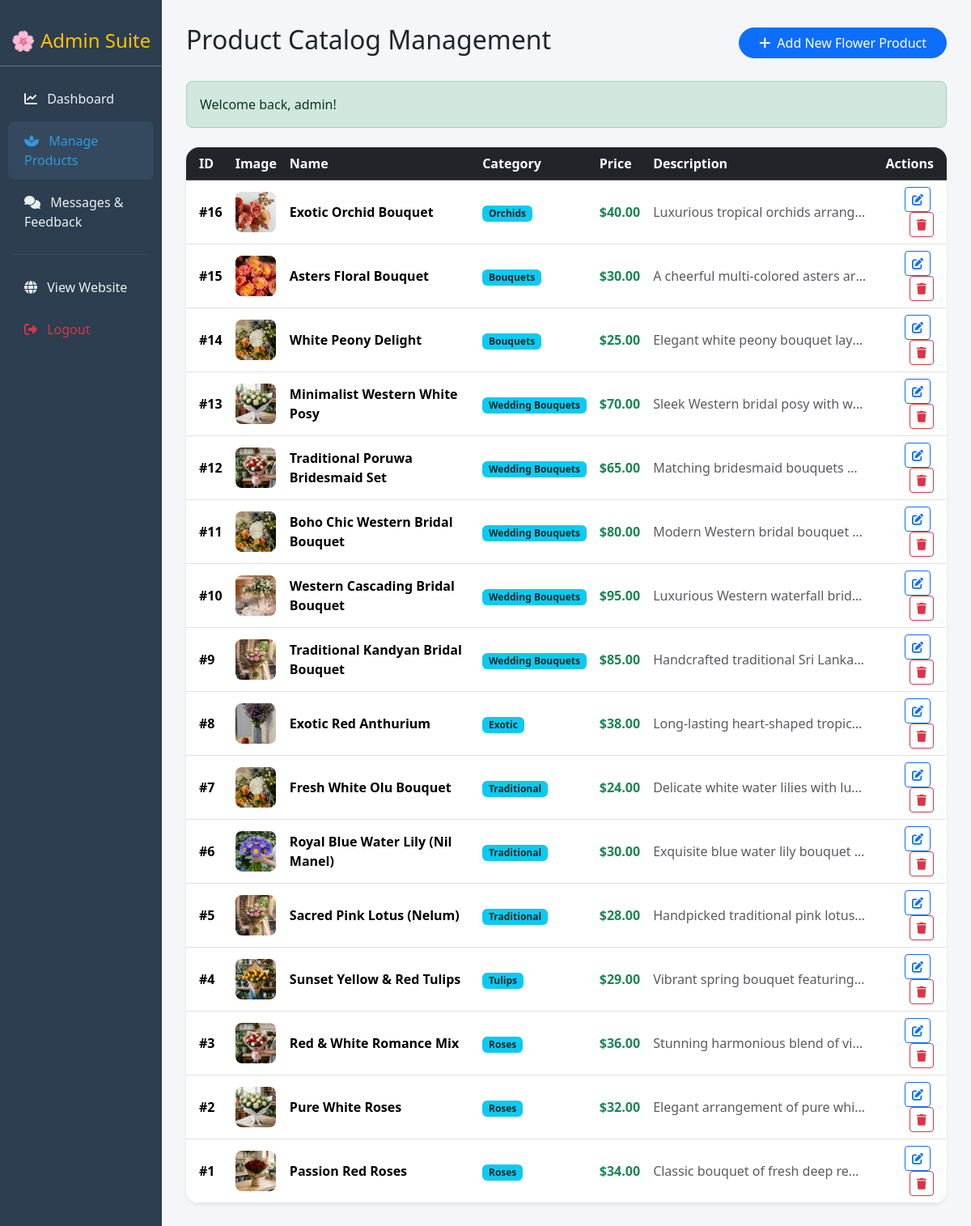
Page /admin_products.php (signed in) on the committed database.
### tables this page shows
CREATE TABLE IF NOT EXISTS products (
    id INT AUTO_INCREMENT PRIMARY KEY,
    name VARCHAR(100) NOT NULL,
    description TEXT,
    price DECIMAL(10, 2) NOT NULL,
    image_url VARCHAR(255) NOT NULL,
    category VARCHAR(50) DEFAULT 'Bouquets',
    created_at TIMESTAMP DEFAULT CURRENT_TIMESTAMP
);

### admin_products.php (the view, shortened to what this page needs)
<?php
require_once 'db_connect.php';
$products_res = $conn->query("SELECT * FROM products ORDER BY id DESC");
?>
<!DOCTYPE html>
<html lang="en">
<head>
    <link href="https://cdn.jsdelivr.net/npm/bootstrap@5.3.3/dist/css/bootstrap.min.css" rel="stylesheet">
    <link rel="stylesheet" href="https://cdnjs.cloudflare.com/ajax/libs/font-awesome/6.4.0/css/all.min.css">
</head>
<body>
<div class="container-fluid">
    <div class="row">
        <div class="col-md-2 sidebar px-0">
            <h4 class="text-center py-3 mb-3 border-bottom border-secondary text-warning">🌸 Admin Suite</h4>
            <a href="admin.php"><i class="fa-solid fa-chart-line me-2"></i> Dashboard</a>
            <a href="admin_products.php" class="active"><i class="fa-solid fa-spa me-2"></i> Manage Products</a>
            <a href="admin_messages.php"><i class="fa-solid fa-comments me-2"></i> Messages & Feedback</a>
            <hr class="mx-3 border-secondary">
            <a href="index.php" target="_blank"><i class="fa-solid fa-globe me-2"></i> View Website</a>
            <a href="logout.php" class="text-danger"><i class="fa-solid fa-right-from-bracket me-2"></i> Logout</a>
        </div>
        <div class="col-md-10 content">
            <div class="d-flex justify-content-between align-items-center mb-4">
                <h2>Product Catalog Management</h2>
                <button type="button" class="btn btn-primary rounded-pill px-4" data-bs-toggle="modal" data-bs-target="#addProductModal">
                    <i class="fa-solid fa-plus me-1"></i> Add New Flower Product
                </button>
            </div>
            <?php if (isset($_SESSION['flash_success'])): ?>
                <div class="alert alert-success alert-dismissible fade show rounded-3 mb-4"><?php echo $_SESSION['flash_success']; unset($_SESSION['flash_success']); ?></div>
            <?php endif; ?>
            <div class="card border-0 shadow-sm rounded-4 overflow-hidden">
                <div class="table-responsive">
                    <table class="table table-hover align-middle mb-0">
                        <thead class="table-dark">
                            <tr>
                                <th class="ps-3">ID</th>
                                <th>Image</th>
                                <th>Name</th>
                                <th>Category</th>
                                <th>Price</th>
                                <th>Description</th>
                                <th class="text-end pe-3">Actions</th>
                            </tr>
                        </thead>
                        <tbody>
                            <?php if ($products_res && $products_res->num_rows > 0): ?>
                                <?php while ($p = $products_res->fetch_assoc()): ?>
                                    <tr>
                                        <td class="ps-3 fw-bold">#<?php echo $p['id']; ?></td>
                                        <td>
                                            <img src="<?php echo htmlspecialchars($p['image_url']); ?>" alt="<?php echo htmlspecialchars($p['name']); ?>" class="rounded-3" style="width: 50px; height: 50px; object-fit: cover;" onerror="this.src='./image/1.jpg';">
                                        </td>
                                        <td class="fw-bold"><?php echo htmlspecialchars($p['name']); ?></td>
                                        <td><span class="badge bg-info text-dark"><?php echo htmlspecialchars($p['category'] ?? 'Bouquets'); ?></span></td>
                                        <td class="fw-bold text-success">$<?php echo number_format($p['price'], 2); ?></td>
                                        <td class="text-muted" style="max-width: 280px; text-overflow: ellipsis; overflow: hidden; white-space: nowrap;">
                                            <?php echo htmlspecialchars($p['description']); ?>
                                        </td>
                                        <td class="text-end pe-3">
                                            <button type="button" class="btn btn-sm btn-outline-primary me-1" data-bs-toggle="modal" data-bs-target="#editModal<?php echo $p['id']; ?>">
                                                <i class="fa-solid fa-pen-to-square"></i>
                                            </button>
                                            <a href="admin_products.php?action=delete&id=<?php echo $p['id']; ?>" class="btn btn-sm btn-outline-danger" onclick="return confirm('Are you sure you want to delete this product?');">
                                                <i class="fa-solid fa-trash"></i>
                                            </a>
                                        </td>
                                    </tr>
                                <?php endwhile; ?>
                            <?php else: ?>
                                <tr><td colspan="7" class="text-center py-4">No products found.</td></tr>
                            <?php endif; ?>
                        </tbody>
                    </table>
                </div>
            </div>
        </div>
    </div>
</div>
</body>
</html>

### admin_products.php (style rules this page uses)
body { background-color: #f4f6f9; font-family: 'Segoe UI', Tahoma, Geneva, Verdana, sans-serif; }
.sidebar { min-height: 100vh; background-color: #2c3e50; color: white; padding-top: 20px; }
.sidebar a { color: #ecf0f1; text-decoration: none; display: block; padding: 12px 20px; border-radius: 8px; margin: 4px 10px; font-weight: 500; }
.sidebar a:hover, .sidebar a.active { background-color: #34495e; color: #3498db; }
.content { padding: 30px; }

### rows in the picture
products: id "16", image_url (picture), name "Exotic Orchid Bouquet", category "Orchids", price "40.00", description "Luxurious tropical orchids arrang…"
products: id "15", image_url (picture), name "Asters Floral Bouquet", category "Bouquets", price "30.00", description "A cheerful multi-colored asters ar…"
products: id "14", image_url (picture), name "White Peony Delight", category "Bouquets", price "25.00", description "Elegant white peony bouquet lay…"
products: id "13", image_url (picture), name "Minimalist Western White Posy", category "Wedding Bouquets", price "70.00", description "Sleek Western bridal posy with w…"
products: id "12", image_url (picture), name "Traditional Poruwa Bridesmaid Set", category "Wedding Bouquets", price "65.00", description "Matching bridesmaid bouquets…"
products: id "11", name "Boho Chic Western Bridal Bouquet", category "Wedding Bouquets", price "80.00", description "Modern Western bridal bouquet…"
products: id "10", image_url (picture), name "Western Cascading Bridal Bouquet", category "Wedding Bouquets", price "95.00", description "Luxurious Western waterfall brid…"
products: id "9", image_url (picture), name "Traditional Kandyan Bridal Bouquet", category "Wedding Bouquets", price "85.00", description "Handcrafted traditional Sri Lanka…"
products: id "8", image_url (picture), name "Exotic Red Anthurium", category "Exotic", price "38.00", description "Long-lasting heart-shaped tropic…"
products: id "7", name "Fresh White Olu Bouquet", category "Traditional", price "24.00", description "Delicate white water lilies with lu…"
products: id "6", image_url (picture), name "Royal Blue Water Lily (Nil Manel)", category "Traditional", price "30.00", description "Exquisite blue water lily bouquet…"
products: id "5", image_url (picture), name "Sacred Pink Lotus (Nelum)", category "Traditional", price "28.00", description "Handpicked traditional pink lotus…"
products: id "4", image_url (picture), name "Sunset Yellow & Red Tulips", category "Tulips", price "29.00", description "Vibrant spring bouquet featuring…"
products: id "3", image_url (picture), name "Red & White Romance Mix", category "Roses", price "36.00", description "Stunning harmonious blend of vi…"
products: id "2", image_url (picture), name "Pure White Roses", category "Roses", price "32.00", description "Elegant arrangement of pure whi…"
products: id "1", image_url (picture), name "Passion Red Roses", category "Roses", price "34.00", description "Classic bouquet of fresh deep re…"

### other values in the picture
$_SESSION['flash_success'] "Welcome back, admin!"
